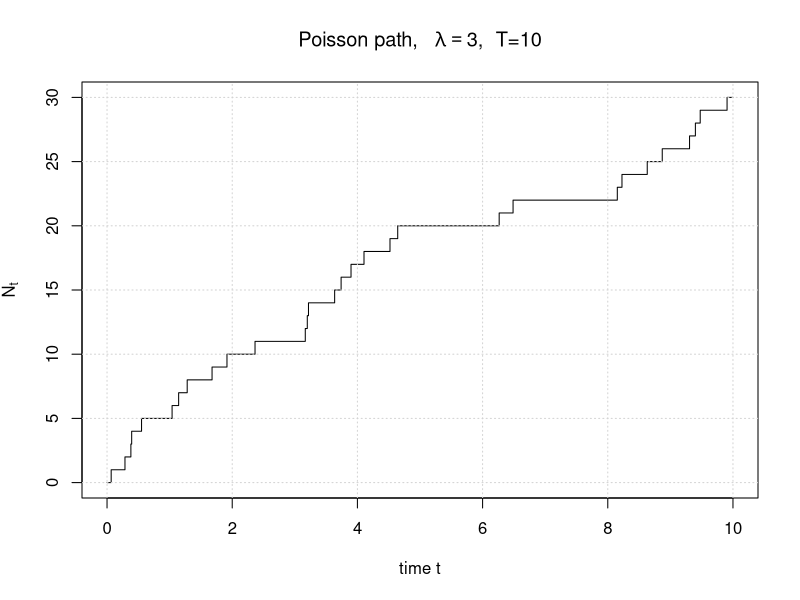
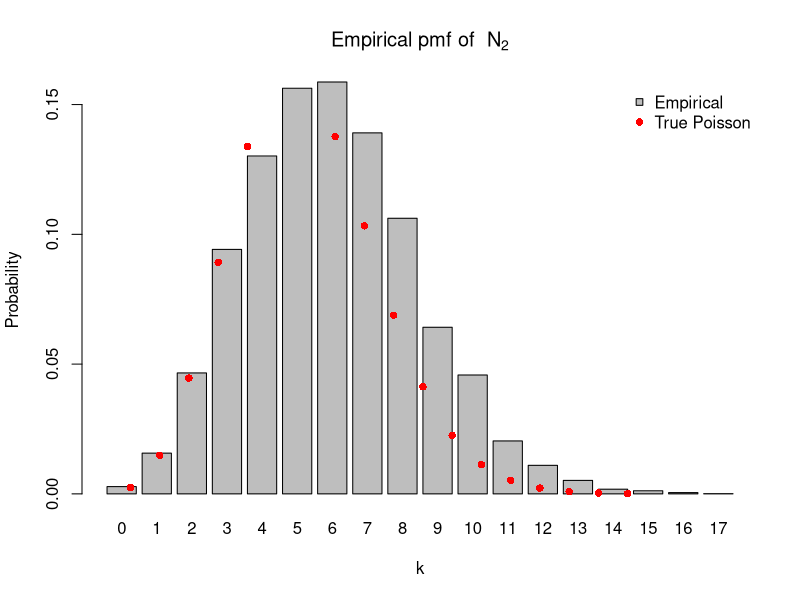
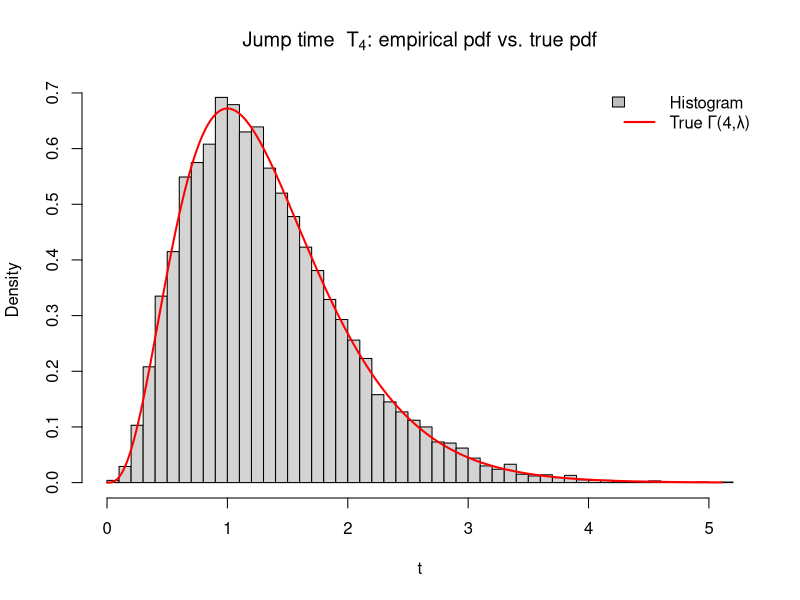

Here is the R script that generated these plots, in order:
## Parameters
lambda <- 3        # arrival-rate λ
T_tot  <- 10       # time horizon for the sample path (part b)
M      <- 1e4      # number of Monte-Carlo replications (parts c & d)

## Part A: single Poisson-process path
simulate_poisson_path <- function(lambda, T_end) {
  t  <- 0                       # current time
  N  <- 0                       # current count
  ts <- c(0)                    # times at which N jumps
  Ns <- c(0)                    # values of N just after each jump
  
  ## keep generating exponential waiting times until we pass T_end
  while (TRUE) {
    w <- rexp(1, rate = lambda) 
    t <- t + w
    if (t > T_end) break
    N <- N + 1
    ts <- c(ts, t)
    Ns <- c(Ns, N)
  }
  
  ts <- c(ts, T_end)
  Ns <- c(Ns, N)
  
  data.frame(time = ts, count = Ns)
}

## Part B: plot the path for λ = 3, T = 10
set.seed(42)
path <- simulate_poisson_path(lambda, T_tot)

plot(path$time, path$count,
     type = "s",               
     xlab = "time t",
     ylab = expression(N[t]),
     main = bquote("Poisson path,  "~lambda==.(lambda)*",  T="*.(T_tot)))
grid()

## Part C: N_2 empirical pmf vs. true pmf
sim_N2 <- rpois(M, lambda * 2)

## empirical pmf
pmf_hat <- table(sim_N2) / M

## plot empirical pmf
barplot(pmf_hat,
        beside = TRUE,
        names.arg = names(pmf_hat),
        xlab = expression(k),
        ylab = "Probability",
        main = expression("Empirical pmf of  N"[2]))

## overlay the true pmf
k_vals <- as.integer(names(pmf_hat))
points(1:length(k_vals),
       dpois(k_vals, lambda * 2),
       pch = 16, col = "red")
legend("topright", legend = c("Empirical", "True Poisson"),
       pch = c(22, 16),
       pt.bg = c("grey", NA), 
       col = c("black", "red"), 
       bty = "n")

## Part D: T_4 empirical pdf vs. true pdf
sim_T4 <- rgamma(M, shape = 4, rate = lambda)

## empirical density estimate
hist(sim_T4,
     breaks = 60, probability = TRUE,
     xlab = expression(t),
     main = expression("Jump time  T"[4]*": empirical pdf vs. true pdf"))
# overlay true Gamma density
curve(dgamma(x, shape = 4, rate = lambda),
      from = 0, to = max(sim_T4),
      add = TRUE, lwd = 2, n = 1000, col = "red")
legend("topright", legend = c("Histogram", "True Γ(4,λ)"),
       fill = c("grey", NA), border = c("black", NA), lwd = c(NA, 2),
       col = c("black", "red"), bty = "n")
